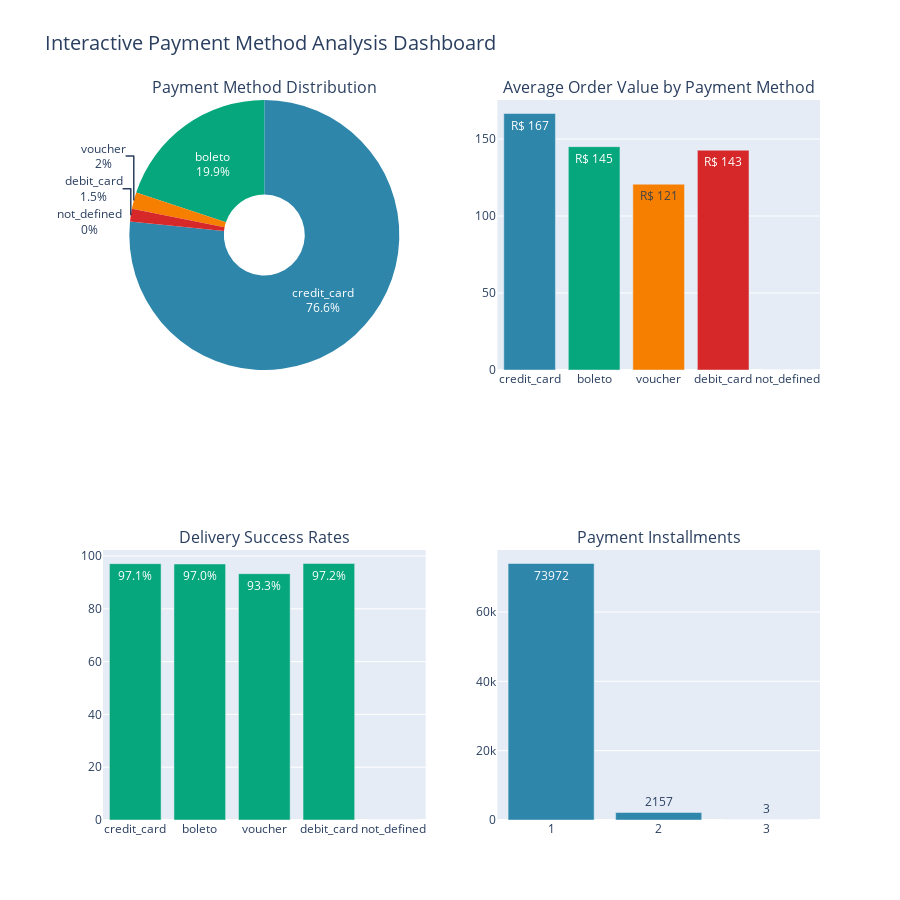

Source (notebook cell):
### Code cell
# Interactive Payment Method Analysis with Plotly
fig = make_subplots(
    rows=2, cols=2,
    subplot_titles=('Payment Method Distribution', 'Average Order Value by Payment Method',
                   'Delivery Success Rates', 'Payment Installments'),
    specs=[[{"type": "pie"}, {"type": "bar"}],
           [{"type": "bar"}, {"type": "bar"}]]
)

# Payment method distribution (pie chart)
fig.add_trace(go.Pie(
    labels=payment_analysis['primary_payment_type'],
    values=payment_analysis['market_share_pct'],
    hole=0.3,
    textinfo='label+percent',
    textposition='auto',
    marker_colors=['#2E86AB', '#06A77D', '#F77F00', '#D62828']
), row=1, col=1)

# Average order value by payment method (bar chart)
fig.add_trace(go.Bar(
    x=payment_analysis['primary_payment_type'],
    y=payment_analysis['avg_order_value'],
    text=[f'R$ {val:.0f}' for val in payment_analysis['avg_order_value']],
    textposition='auto',
    marker_color=['#2E86AB', '#06A77D', '#F77F00', '#D62828'],
    showlegend=False
), row=1, col=2)

# Delivery success rates (bar chart) - Fixed column name
fig.add_trace(go.Bar(
    x=payment_analysis['primary_payment_type'],
    y=payment_analysis['delivery_rate_pct'],
    text=[f'{val:.1f}%' for val in payment_analysis['delivery_rate_pct']],
    textposition='auto',
    marker_color='#06A77D',
    showlegend=False
), row=2, col=1)

# Installment analysis (credit card data)
if len(credit_installments) > 0:
    fig.add_trace(go.Bar(
        x=credit_installments.index,
        y=credit_installments['order_id'],
        text=credit_installments['order_id'],
        textposition='auto',
        marker_color='#2E86AB',
        showlegend=False
    ), row=2, col=2)

fig.update_layout(
    height=900,
    title_text="Interactive Payment Method Analysis Dashboard",
    title_font_size=20,
    showlegend=False
)

fig.show()

print("Interactive payment analysis complete - hover over charts for detailed information")

### Figure 1 — Plotly figure (JSON) as saved in the notebook; plotly's stock layout.template omitted (floating-point values rounded to 4 significant figures)
{"data": [{"domain": {"x": [0, 0.45], "y": [0.625, 1]}, "hole": 0.3, "labels": ["credit_card", "boleto", "voucher", "debit_card", "not_defined"], "marker": {"colors": ["#2E86AB", "#06A77D", "#F77F00", "#D62828"]}, "textinfo": "label+percent", "textposition": "auto", "type": "pie", "values": [76.6, 19.9, 2, 1.5, 0]}, {"marker": {"color": ["#2E86AB", "#06A77D", "#F77F00", "#D62828"]}, "showlegend": false, "text": ["R$ 167", "R$ 145", "R$ 121", "R$ 143", "R$ 0"], "textposition": "auto", "type": "bar", "x": ["credit_card", "boleto", "voucher", "debit_card", "not_defined"], "xaxis": "x", "y": [166.6, 145.0, 120.7, 142.7, 0], "yaxis": "y"}, {"marker": {"color": "#06A77D"}, "showlegend": false, "text": ["97.1%", "97.0%", "93.3%", "97.2%", "0.0%"], "textposition": "auto", "type": "bar", "x": ["credit_card", "boleto", "voucher", "debit_card", "not_defined"], "xaxis": "x2", "y": [97.12, 97, 93.33, 97.18, 0], "yaxis": "y2"}, {"marker": {"color": "#2E86AB"}, "showlegend": false, "text": [73972, 2157, 3], "textposition": "auto", "type": "bar", "x": [1, 2, 3], "xaxis": "x3", "y": [73972, 2157, 3], "yaxis": "y3"}], "layout": {"annotations": [{"font": {"size": 16}, "showarrow": false, "text": "Payment Method Distribution", "x": 0.225, "xanchor": "center", "xref": "paper", "y": 1, "yanchor": "bottom", "yref": "paper"}, {"font": {"size": 16}, "showarrow": false, "text": "Average Order Value by Payment Method", "x": 0.775, "xanchor": "center", "xref": "paper", "y": 1, "yanchor": "bottom", "yref": "paper"}, {"font": {"size": 16}, "showarrow": false, "text": "Delivery Success Rates", "x": 0.225, "xanchor": "center", "xref": "paper", "y": 0.375, "yanchor": "bottom", "yref": "paper"}, {"font": {"size": 16}, "showarrow": false, "text": "Payment Installments", "x": 0.775, "xanchor": "center", "xref": "paper", "y": 0.375, "yanchor": "bottom", "yref": "paper"}], "height": 900, "showlegend": false, "title": {"font": {"size": 20}, "text": "Interactive Payment Method Analysis Dashboard"}, "xaxis": {"anchor": "y", "domain": [0.55, 1]}, "xaxis2": {"anchor": "y2", "domain": [0, 0.45]}, "xaxis3": {"anchor": "y3", "domain": [0.55, 1]}, "yaxis": {"anchor": "x", "domain": [0.625, 1]}, "yaxis2": {"anchor": "x2", "domain": [0, 0.375]}, "yaxis3": {"anchor": "x3", "domain": [0, 0.375]}}}
